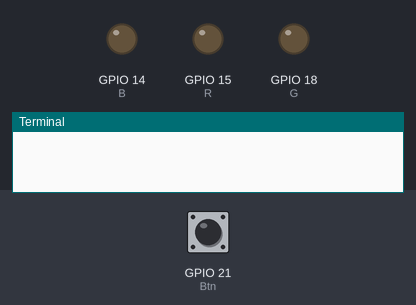
A program run on a simulated Raspberry Pi (BCM pin numbers). Shown: output pins drawn as LEDs (lit = HIGH), the last lines printed to the terminal. Dashed ring = blinking. The test bench sets the inputs (shaded band); at power-on: GPIO 21 (Btn) HIGH. Random numbers come from a fixed seed.

Above: at 1.2 s.
1.3 s: GPIO 21 (Btn) pulled LOW for 0.15 s
At 1.92 s:
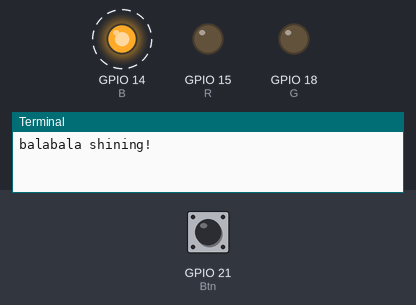
At 2.76 s:
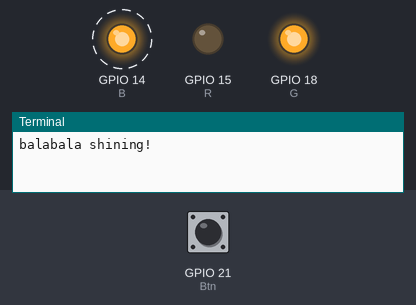
4.4 s: GPIO 21 (Btn) pulled LOW for 1 s
At 8.6 s:
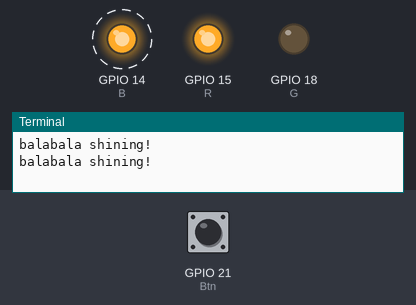
Timing chart, 0 to 11.9 s (numbered marks = the images above; inputs shaded):
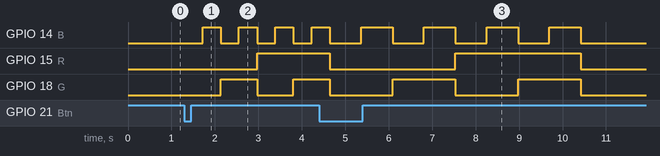

Measured:
- after the input at 1.3 s, GPIO 14 (B): alternates HIGH for 0.42 s and LOW for 0.42 s, starting after 0.42 s; GPIO 15 (R): LOW → HIGH after 1.7 s; GPIO 18 (G): LOW → HIGH after 0.84 s, → LOW 0.84 s later, → HIGH 0.84 s later

The program:

______led_.py
```python
import RPi.GPIO as GPIO
import numpy as np
import time

Btn = 21
R,G,B = 15,18,14

def setup():
    GPIO.setmode(GPIO.BCM)
    GPIO.setup(R, GPIO.OUT)
    GPIO.setup(G, GPIO.OUT)
    GPIO.setup(B, GPIO.OUT)
    GPIO.setup(Btn, GPIO.IN, pull_up_down=GPIO.PUD_UP)
    GPIO.add_event_detect(Btn, GPIO.BOTH, callback=detect, bouncetime=50)

def detect(chn):
    Print(GPIO.input(Btn))
    Led(GPIO.input(Btn))

def Led(x):
    if x == 0:
        Shining(x)
    if x == 1:
        GPIO.output(R, 0)
        GPIO.output(G, 0)
        GPIO.output(B, 0)

def Shining(x):
    t = np.random.random()
    num = (0, 1)
    for i in num:
        for j in num:
            for k in num:
                GPIO.output(R, i)
                GPIO.output(G, j)
                GPIO.output(B, k)
                time.sleep(t)

def Print(x):
    if x == 0:
        print ('balabala shining!')

def loop():
    while True:
        pass

if __name__ == '__main__':
    setup()
    try:
        loop()
    except KeyboardInterrupt:
        GPIO.cleanup()
```
